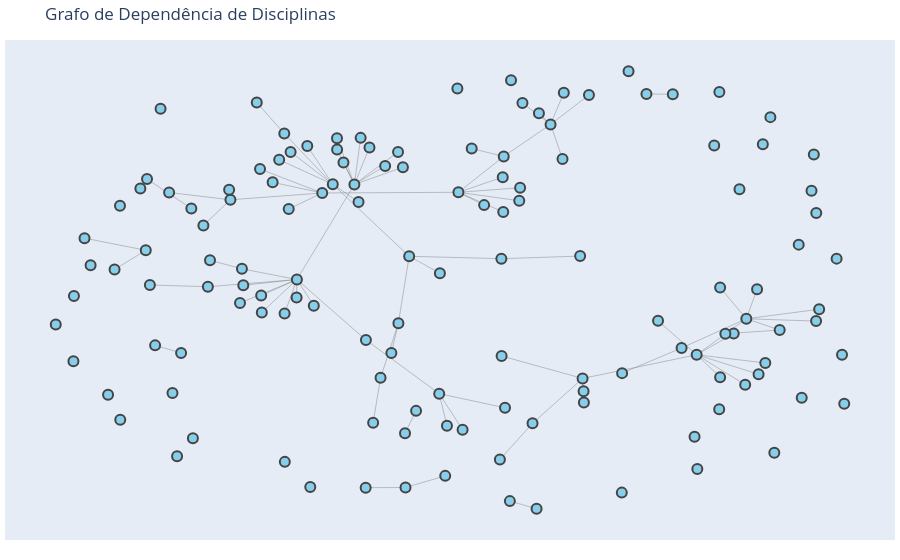

The notebook cell saved with this chart:
### Code cell
fig = go.Figure(data=[edge_trace, node_trace],
                layout=go.Layout(
                    title='Grafo de Dependência de Disciplinas',
                    showlegend=False,
                    hovermode='closest',
                    margin=dict(b=20,l=5,r=5,t=40),
                    xaxis=dict(showgrid=False, zeroline=False, showticklabels=False),
                    yaxis=dict(showgrid=False, zeroline=False, showticklabels=False))
                )
fig.show()

### Figure 1 — Plotly figure (JSON) as saved in the notebook; plotly's stock layout.template omitted (floating-point values rounded to 4 significant figures; data arrays with more than 128 entries replaced by an {"elided": "..."} marker saying what was removed)
{"data": [{"hoverinfo": "none", "line": {"color": "#888", "width": 0.5}, "mode": "lines", "type": "scatter", "x": {"elided": "573 float values"}, "y": {"elided": "573 float values"}}, {"hoverinfo": "text", "marker": {"color": "skyblue", "line": {"width": 2}, "showscale": false, "size": 10}, "mode": "markers", "text": {"elided": "136 str values"}, "type": "scatter", "x": {"elided": "136 float values"}, "y": {"elided": "136 float values"}}], "layout": {"hovermode": "closest", "margin": {"b": 20, "l": 5, "r": 5, "t": 40}, "showlegend": false, "title": {"text": "Grafo de Dependência de Disciplinas"}, "xaxis": {"showgrid": false, "showticklabels": false, "zeroline": false}, "yaxis": {"showgrid": false, "showticklabels": false, "zeroline": false}}}
